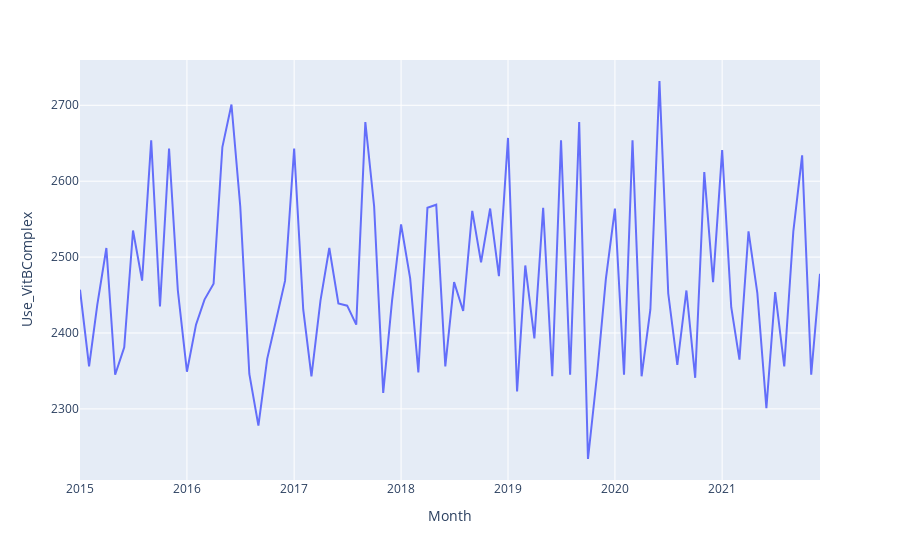

The notebook cell saved with this chart:
### Code cell
plot = px.line(df, x=df.Month, y=df.Use_VitBComplex)
plot.show()
